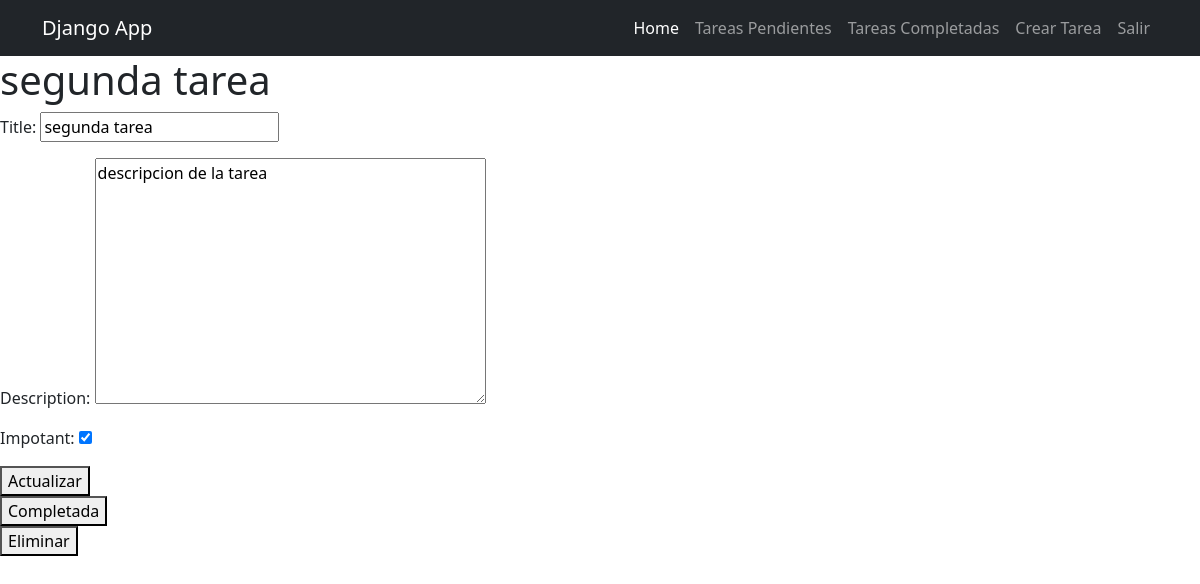
The app's page /task_detail/2 (signed in) with its own data.
### tasks/models.py (models this page shows, shortened)
class Task(models.Model):
    title = models.CharField(max_length=100)
    description = models.TextField(blank=True)
    created =  models.DateTimeField(auto_now_add=True)
    date_completed = models.DateTimeField(null=True, blank=True)
    impotant = models.BooleanField(default=False)
    user = models.ForeignKey(User, on_delete=models.CASCADE)

### tasks/views.py (the view, shortened to what this page needs)
# urls.py: path('task_detail/<int:task_id>', task_detail, name='task_detail'),
@login_required
def task_detail(request, task_id):
    if request.method == 'GET':
        task = get_object_or_404(Task, pk=task_id, user=request.user)
        form = TaskForm(instance=task)
        return render(request, 'task_detail.html', {
            'task': task,
            'form': form
        })

### tasks/form.py
class TaskForm(ModelForm):
    class Meta:
        model = Task
        fields = ['title', 'description', 'impotant']

### tasks/templates/task_detail.html (shortened to what this page needs)
{% extends 'base.html' %}
{% block content %}
<h1>
    {{task.title}}
</h1>
<form method="post">
    {{form.as_p}}
    <button>
        Actualizar
    </button>
</form>
<form action="{% url 'complete_task' task.id %}" method="post">
    <button>
        Completada
    </button>
</form>
<form action="{% url 'delete_task' task.id %}" method="post">
    <button>
        Eliminar
    </button>
</form>
{% endblock %}

### records on screen
Task: title "segunda tarea", description "descripcion de la tarea", impotant "☑"
